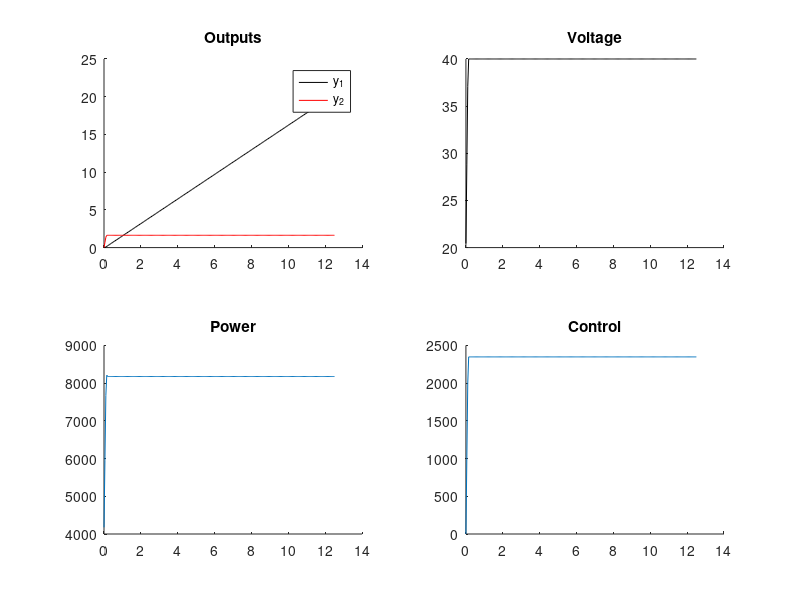

Reproduce this figure in MATLAB.
%Elevator case study
clear; clc;
% close all

if ~ exist('guihw')
    %System parameters
    Jt  = 20;   % total inertia reflected to linear coordinate, kg-m^2
    a   = 12;   % gear ratio times torque constant, N-m/A
    Rm  = 0.1;  % motor resistance, Ohm
    R   = 1;    % drum radius, m
    mc  = 1000; % nominal elevator car mass, with passengers, kg
    mw  = 750;  % counterweight mass, kg
    g   = 9.81; % gravity, m/s^2

    mcw  = (mc - mw);

    % Rate limits
    dUMAX = 1000; %V/s

    % Specifications
    voltbar = 40;   % max voltage magnitude
    Abar = 0.2*g;     % max acceleration magnitude, m/s^2
    Vbar = 3;       % max velocity magnitude, m/s

    % Weights
    lambda = 1e-3;
    lambdau = 1e-6;

    Vmax = voltbar;
    u_max = a*R*Vmax/Rm - R^2*mcw*g;   % compute upper constraint on u
    u_min = -a*R*Vmax/Rm - R^2*mcw*g; % compute lower constraint on u

    % Target
    pos_target = 30; % target elevator position, m 
    
    simhor = 250; % simulation horizon in seconds
    
    % Prediction and control horizons
    % Horizons
    ny = 60; nu = ny-1;
end

% Feasibility of steady voltage
Vss = R^2*mcw*g*Rm/(a*R); % check if the steady voltage to hold the elevator is within constraints

% Continuous-time state-space matrices with pos - vel states
A = [0 1; 0 -a^2/(Rm*Jt)];  B = [0; 1/Jt];

% C, D matrices for various outputs :
Cpos = [1 0]; Dpos = 0;
Cvel = [0 1]; Dvel = 0;
Caccel = [0 -a^2/(Rm*Jt)]; Daccel = 1/Jt;
    
% Discretize with zoh (check that it preserves state meanings)
Ts = 0.05; %sampling period, s
sysc = ss(A, B, eye(2), 0);
sysd = c2d(sysc, Ts, 'zoh');
[Ad,Bd,Cd,Dd] = ssdata(sysd);

% Augment the system
% Since size([Ad Bd]) = 2x3:
Ada = [Ad Bd; zeros(1,2) eye(1)]; 
Bda = [Bd; eye(1)];

% Rename variables for code re-utilization (similar to Richter's book)
Adu = Ad;
Bdu = Bd;
Ad = Ada;
Bd = Bda;

% Prediction matrices for position (to form cost function) 
C = [Cpos 0]; D = Dpos;
%%%%%%%%%%%%%%%%%%%%%%%%%%%%%%%%%%%%%%%%%%%%%%%%%%%%%%%
n = size(Ad,1); % state dimension
m = size(Bd,2); % input dimension
p = size(C,1); % output dimension

% Compute Ppos
P = [];
P = C*Ad; 
for i=1:ny-1
  P = [P; C*Ad^(i+1)];
end
Ppos = P;

% Compute Hpos
H = [];
H = zeros(p*ny,m*nu);
for i=1:ny,
    for j=1:i,
        H(1+(i-1)*p:i*p,1+(j-1)*m:j*m) = C*Ad^(i-j)*Bd;
    end
    H(1+(i-1)*p:i*p,1+j*m:(j+1)*m) = D;
end

% Retain only the first nu blocks (control horizon shorter than prediction horizon)
H = H(:,1:nu*m);
Hpos = H;

C = [Cvel 0]; D = Dvel;
% Compute Pvel
P = [];
P = C*Ad; 
for i=1:ny-1
  P = [P; C*Ad^(i+1)];
end
Pvel = P;

% Compute Hvel
H = [];
H = zeros(p*ny,m*nu);
for i=1:ny,
    for j=1:i,
        H(1+(i-1)*p:i*p,1+(j-1)*m:j*m) = C*Ad^(i-j)*Bd;
    end
    H(1+(i-1)*p:i*p,1+j*m:(j+1)*m) = D;
end

% Retain only the first nu blocks (control horizon shorter than prediction horizon)
H = H(:,1:nu*m);
Hvel = H;

% Prediction matrices for control u
C = [0 0 1]; D = 1;
%%%%%%%%%%%%%%%%%%%%%%%%%%%%%%%%%%%%%%%%%%%%%%%%%%%%%%%

p = size(C,1); % output dimension

% Compute Pu
P = [];
P = C*Ad; 
for i=1:ny-1,
  P = [P; C*Ad^(i+1)];
end
Pu = P;

% Compute Hu
H = [];
H = zeros(p*ny,m*nu);
for i=1:ny,
    for j=1:i,
        H(1+(i-1)*p:i*p,1+(j-1)*m:j*m) = C*Ad^(i-j)*Bd;
    end
    H(1+(i-1)*p:i*p,1+j*m:(j+1)*m) = D;
end
% Retain only the first nu blocks
H = H(:,1:nu*m);
Hu = H;

% Matrices for constraints on velocity, acceleration
C = [Cvel 0; Caccel Daccel]; D = [Dvel; Daccel];
%%%%%%%%%%%%%%%%%%%%%%%%%%%%%%%%%%%%%%%%%%%%%%%%%%%%%%%
pc = size(C,1); %output dimension
p = pc;

%Compute Pc (constraints on v and a)
P = [];
P = C*Ad; 
for i=1:ny-1,
  P = [P; C*Ad^(i+1)];
end
Pc = P;

% Compute Hc (constraints on v and a)
H = [];
H = zeros(p*ny,m*nu);
for i=1:ny,
    for j=1:i,
        H(1+(i-1)*p:i*p,1+(j-1)*m:j*m) = C*Ad^(i-j)*Bd;
    end
    H(1+(i-1)*p:i*p,1+j*m:(j+1)*m) = D;
end
% Retain only the first nu blocks
H = H(:,1:nu*m);
Hc = H;

% Matrices for voltage constraints (taken as constraints on u)
% Compute Cc 
Cc=zeros(m*nu,m*nu);
for i=1:nu,
    for j=1:i,
        Cc(1+(i-1)*m:i*m,1+(j-1)*m:j*m) = eye(m);
    end
end

yf = pos_target*ones(ny,1);

% Form the L vectors for output and input constraints
Ly = repmat(eye(pc),[ny 1]);
Lu = repmat(eye(m),[nu 1]);

Ybar = [Vbar; Abar];
y_max = Ly*Ybar;
y_min = -y_max;

% Rate limits
UB = dUMAX*ones(nu,1);
LB = -UB;

% D-T Simulation: initial position assumed to be equilibrium at zero
x  = [0;0]; %Note that u=0 at the initial time, but V is not zero
xa = zeros(n,1);

% Initialize
% f=2*(Hpos'*(Ppos*xa-yf)+(lambda*Rm/a^2)*Hu'*(Pu*xa/R^2+g*mcw));
% S = Hpos'*Hpos+Hu'*Hu+lambdau*eye(m*nu); %Hessian portion (constant)

f = 2*(xa'*Ppos'-yf')*Hpos + 2*(lambda*Rm/(a*R)^2)*xa'*Pu'*Hu + ...
    2*lambda*mcw'*ones(1,ny)*g*Rm*Hu/a^2 - lambda*xa'*(Pu'*Hvel + Pvel'*Hu)/R^2 - ...
    lambda*mcw'*ones(1,ny)*g*Hvel;
S = 2*(Hpos'*Hpos + (lambda*Rm/(a*R)^2)*Hu'*Hu - lambda*Hu'*Hvel/R^2 + lambdau*eye(m*nu));

dyp =  y_max-Pc*xa;
dym = -y_min+Pc*xa;

uprev = 0; %start at equilibrium
dup =  Lu*(u_max-uprev);
dum = -Lu*(u_min-uprev);

M = [Hc; -Hc; Cc; -Cc];
d = [dyp; dym; dup; dum];

xnow = x; %unaugmented state
ynext = [Cpos;Cvel;Caccel]*xnow+[Dpos;Dvel;Daccel]*uprev;
u = uprev;
du = 0;

% Enter MPC loop
for k=1:simhor
   ctrlvec = quadprog(S,f,M,d,[],[],LB,UB);
   u_apply = ctrlvec(1:m); %extract first term of optimal sequence
   u = [u uprev+u_apply];  %store control history
   du = [du;u_apply];  %store incremental control history
   xnext(:,k) = Adu*xnow+Bdu*u(:,end); %update plant
   ynext = [ynext [Cpos;Cvel;Caccel]*xnext(:,k)+[Dpos;Dvel;Daccel]*u(:,end)]; %store output history
   xnow = xnext(:,k); 
   uprev = u(:,end);
   xa = [xnow;uprev];
   
   f=2*(Hpos'*(Ppos*xa-yf)+(lambda*Rm/a^2)*Hu'*(Pu*xa/R^2+g*mcw));
   dyp = y_max-Pc*xa;
   dym = -y_min+Pc*xa;
   dup = Lu*(u_max-uprev);
   dum = -Lu*(u_min-uprev);
   d = [dyp; dym; dup; dum];
end

% Calculate voltage and current histories
V = Rm*(u+R^2*mcw*g)/a/R;
I = (V-a*ynext(2,:)/R)/Rm;

% Power and energy
Pow = I.*V;
Energy = Ts*trapz(Pow)

%Create time vector for plotting
t = Ts*[0:simhor];

ax1 = subplot(221); hold on
plot(t,ynext(1,:),'k')
plot(t,ynext(2,:),'r')
    title('Outputs')
    legend('y_1','y_2')

ax2 = subplot(222); hold on
plot(t,V,'k')
    title('Voltage');

ax3 = subplot(223); hold on
plot(t,Pow)
    title('Power');

ax4 = subplot(224); hold on
plot(t,u)
    title('Control');
